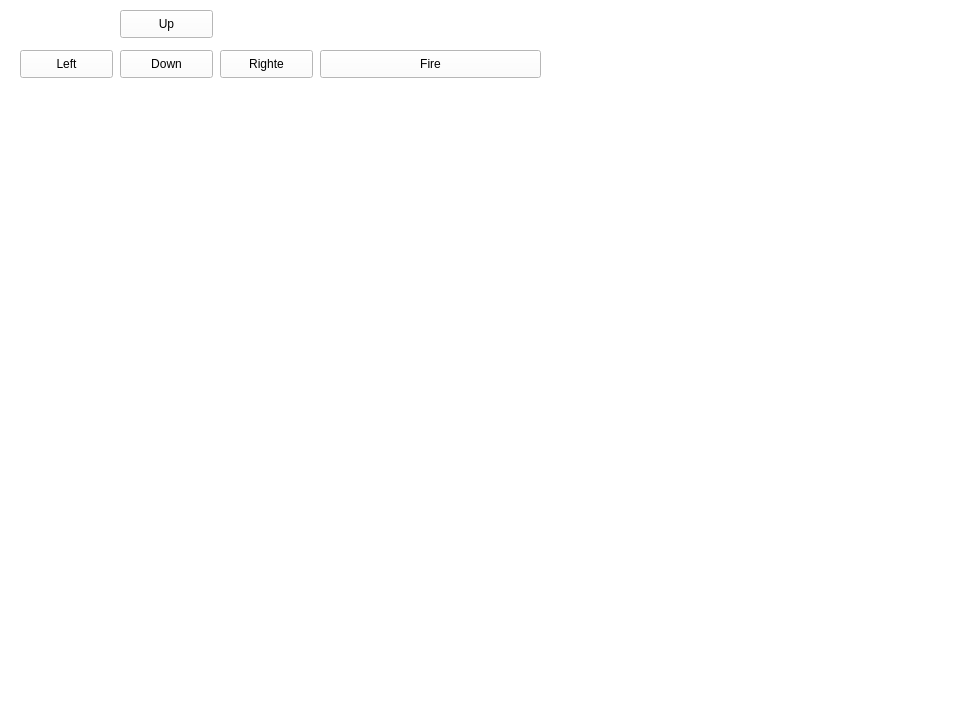
<?xml version="1.0" encoding="UTF-8"?>
<ui version="4.0">
 <class>Form</class>
 <widget class="QWidget" name="Form">
  <property name="geometry">
   <rect>
    <x>0</x>
    <y>0</y>
    <width>979</width>
    <height>725</height>
   </rect>
  </property>
  <property name="palette">
   <palette>
    <active>
     <colorrole role="WindowText">
      <brush brushstyle="SolidPattern">
       <color alpha="255">
        <red>0</red>
        <green>0</green>
        <blue>0</blue>
       </color>
      </brush>
     </colorrole>
     <colorrole role="Button">
      <brush brushstyle="SolidPattern">
       <color alpha="255">
        <red>255</red>
        <green>255</green>
        <blue>255</blue>
       </color>
      </brush>
     </colorrole>
     <colorrole role="Light">
      <brush brushstyle="SolidPattern">
       <color alpha="255">
        <red>255</red>
        <green>255</green>
        <blue>255</blue>
       </color>
      </brush>
     </colorrole>
     <colorrole role="Midlight">
      <brush brushstyle="SolidPattern">
       <color alpha="255">
        <red>255</red>
        <green>255</green>
        <blue>255</blue>
       </color>
      </brush>
     </colorrole>
     <colorrole role="Dark">
      <brush brushstyle="SolidPattern">
       <color alpha="255">
        <red>127</red>
        <green>127</green>
        <blue>127</blue>
       </color>
      </brush>
     </colorrole>
     <colorrole role="Mid">
      <brush brushstyle="SolidPattern">
       <color alpha="255">
        <red>170</red>
        <green>170</green>
        <blue>170</blue>
       </color>
      </brush>
     </colorrole>
     <colorrole role="Text">
      <brush brushstyle="SolidPattern">
       <color alpha="255">
        <red>0</red>
        <green>0</green>
        <blue>0</blue>
       </color>
      </brush>
     </colorrole>
     <colorrole role="BrightText">
      <brush brushstyle="SolidPattern">
       <color alpha="255">
        <red>255</red>
        <green>255</green>
        <blue>255</blue>
       </color>
      </brush>
     </colorrole>
     <colorrole role="ButtonText">
      <brush brushstyle="SolidPattern">
       <color alpha="255">
        <red>0</red>
        <green>0</green>
        <blue>0</blue>
       </color>
      </brush>
     </colorrole>
     <colorrole role="Base">
      <brush brushstyle="SolidPattern">
       <color alpha="255">
        <red>255</red>
        <green>255</green>
        <blue>255</blue>
       </color>
      </brush>
     </colorrole>
     <colorrole role="Window">
      <brush brushstyle="SolidPattern">
       <color alpha="255">
        <red>255</red>
        <green>255</green>
        <blue>255</blue>
       </color>
      </brush>
     </colorrole>
     <colorrole role="Shadow">
      <brush brushstyle="SolidPattern">
       <color alpha="255">
        <red>0</red>
        <green>0</green>
        <blue>0</blue>
       </color>
      </brush>
     </colorrole>
     <colorrole role="AlternateBase">
      <brush brushstyle="SolidPattern">
       <color alpha="255">
        <red>255</red>
        <green>255</green>
        <blue>255</blue>
       </color>
      </brush>
     </colorrole>
     <colorrole role="ToolTipBase">
      <brush brushstyle="SolidPattern">
       <color alpha="255">
        <red>255</red>
        <green>255</green>
        <blue>220</blue>
       </color>
      </brush>
     </colorrole>
     <colorrole role="ToolTipText">
      <brush brushstyle="SolidPattern">
       <color alpha="255">
        <red>0</red>
        <green>0</green>
        <blue>0</blue>
       </color>
      </brush>
     </colorrole>
     <colorrole role="PlaceholderText">
      <brush brushstyle="SolidPattern">
       <color alpha="128">
        <red>0</red>
        <green>0</green>
        <blue>0</blue>
       </color>
      </brush>
     </colorrole>
    </active>
    <inactive>
     <colorrole role="WindowText">
      <brush brushstyle="SolidPattern">
       <color alpha="255">
        <red>0</red>
        <green>0</green>
        <blue>0</blue>
       </color>
      </brush>
     </colorrole>
     <colorrole role="Button">
      <brush brushstyle="SolidPattern">
       <color alpha="255">
        <red>255</red>
        <green>255</green>
        <blue>255</blue>
       </color>
      </brush>
     </colorrole>
     <colorrole role="Light">
      <brush brushstyle="SolidPattern">
       <color alpha="255">
        <red>255</red>
        <green>255</green>
        <blue>255</blue>
       </color>
      </brush>
     </colorrole>
     <colorrole role="Midlight">
      <brush brushstyle="SolidPattern">
       <color alpha="255">
        <red>255</red>
        <green>255</green>
        <blue>255</blue>
       </color>
      </brush>
     </colorrole>
     <colorrole role="Dark">
      <brush brushstyle="SolidPattern">
       <color alpha="255">
        <red>127</red>
        <green>127</green>
        <blue>127</blue>
       </color>
      </brush>
     </colorrole>
     <colorrole role="Mid">
      <brush brushstyle="SolidPattern">
       <color alpha="255">
        <red>170</red>
        <green>170</green>
        <blue>170</blue>
       </color>
      </brush>
     </colorrole>
     <colorrole role="Text">
      <brush brushstyle="SolidPattern">
       <color alpha="255">
        <red>0</red>
        <green>0</green>
        <blue>0</blue>
       </color>
      </brush>
     </colorrole>
     <colorrole role="BrightText">
      <brush brushstyle="SolidPattern">
       <color alpha="255">
        <red>255</red>
        <green>255</green>
        <blue>255</blue>
       </color>
      </brush>
     </colorrole>
     <colorrole role="ButtonText">
      <brush brushstyle="SolidPattern">
       <color alpha="255">
        <red>0</red>
        <green>0</green>
        <blue>0</blue>
       </color>
      </brush>
     </colorrole>
     <colorrole role="Base">
      <brush brushstyle="SolidPattern">
       <color alpha="255">
        <red>255</red>
        <green>255</green>
        <blue>255</blue>
       </color>
      </brush>
     </colorrole>
     <colorrole role="Window">
      <brush brushstyle="SolidPattern">
       <color alpha="255">
        <red>255</red>
        <green>255</green>
        <blue>255</blue>
       </color>
      </brush>
     </colorrole>
     <colorrole role="Shadow">
      <brush brushstyle="SolidPattern">
       <color alpha="255">
        <red>0</red>
        <green>0</green>
        <blue>0</blue>
       </color>
      </brush>
     </colorrole>
     <colorrole role="AlternateBase">
      <brush brushstyle="SolidPattern">
       <color alpha="255">
        <red>255</red>
        <green>255</green>
        <blue>255</blue>
       </color>
      </brush>
     </colorrole>
     <colorrole role="ToolTipBase">
      <brush brushstyle="SolidPattern">
       <color alpha="255">
        <red>255</red>
        <green>255</green>
        <blue>220</blue>
       </color>
      </brush>
     </colorrole>
     <colorrole role="ToolTipText">
      <brush brushstyle="SolidPattern">
       <color alpha="255">
        <red>0</red>
        <green>0</green>
        <blue>0</blue>
       </color>
      </brush>
     </colorrole>
     <colorrole role="PlaceholderText">
      <brush brushstyle="SolidPattern">
       <color alpha="128">
        <red>0</red>
        <green>0</green>
        <blue>0</blue>
       </color>
      </brush>
     </colorrole>
    </inactive>
    <disabled>
     <colorrole role="WindowText">
      <brush brushstyle="SolidPattern">
       <color alpha="255">
        <red>127</red>
        <green>127</green>
        <blue>127</blue>
       </color>
      </brush>
     </colorrole>
     <colorrole role="Button">
      <brush brushstyle="SolidPattern">
       <color alpha="255">
        <red>255</red>
        <green>255</green>
        <blue>255</blue>
       </color>
      </brush>
     </colorrole>
     <colorrole role="Light">
      <brush brushstyle="SolidPattern">
       <color alpha="255">
        <red>255</red>
        <green>255</green>
        <blue>255</blue>
       </color>
      </brush>
     </colorrole>
     <colorrole role="Midlight">
      <brush brushstyle="SolidPattern">
       <color alpha="255">
        <red>255</red>
        <green>255</green>
        <blue>255</blue>
       </color>
      </brush>
     </colorrole>
     <colorrole role="Dark">
      <brush brushstyle="SolidPattern">
       <color alpha="255">
        <red>127</red>
        <green>127</green>
        <blue>127</blue>
       </color>
      </brush>
     </colorrole>
     <colorrole role="Mid">
      <brush brushstyle="SolidPattern">
       <color alpha="255">
        <red>170</red>
        <green>170</green>
        <blue>170</blue>
       </color>
      </brush>
     </colorrole>
     <colorrole role="Text">
      <brush brushstyle="SolidPattern">
       <color alpha="255">
        <red>127</red>
        <green>127</green>
        <blue>127</blue>
       </color>
      </brush>
     </colorrole>
     <colorrole role="BrightText">
      <brush brushstyle="SolidPattern">
       <color alpha="255">
        <red>255</red>
        <green>255</green>
        <blue>255</blue>
       </color>
      </brush>
     </colorrole>
     <colorrole role="ButtonText">
      <brush brushstyle="SolidPattern">
       <color alpha="255">
        <red>127</red>
        <green>127</green>
        <blue>127</blue>
       </color>
      </brush>
     </colorrole>
     <colorrole role="Base">
      <brush brushstyle="SolidPattern">
       <color alpha="255">
        <red>255</red>
        <green>255</green>
        <blue>255</blue>
       </color>
      </brush>
     </colorrole>
     <colorrole role="Window">
      <brush brushstyle="SolidPattern">
       <color alpha="255">
        <red>255</red>
        <green>255</green>
        <blue>255</blue>
       </color>
      </brush>
     </colorrole>
     <colorrole role="Shadow">
      <brush brushstyle="SolidPattern">
       <color alpha="255">
        <red>0</red>
        <green>0</green>
        <blue>0</blue>
       </color>
      </brush>
     </colorrole>
     <colorrole role="AlternateBase">
      <brush brushstyle="SolidPattern">
       <color alpha="255">
        <red>255</red>
        <green>255</green>
        <blue>255</blue>
       </color>
      </brush>
     </colorrole>
     <colorrole role="ToolTipBase">
      <brush brushstyle="SolidPattern">
       <color alpha="255">
        <red>255</red>
        <green>255</green>
        <blue>220</blue>
       </color>
      </brush>
     </colorrole>
     <colorrole role="ToolTipText">
      <brush brushstyle="SolidPattern">
       <color alpha="255">
        <red>0</red>
        <green>0</green>
        <blue>0</blue>
       </color>
      </brush>
     </colorrole>
     <colorrole role="PlaceholderText">
      <brush brushstyle="SolidPattern">
       <color alpha="128">
        <red>0</red>
        <green>0</green>
        <blue>0</blue>
       </color>
      </brush>
     </colorrole>
    </disabled>
   </palette>
  </property>
  <property name="windowTitle">
   <string>SX</string>
  </property>
  <widget class="QPushButton" name="pushButton">
   <property name="geometry">
    <rect>
     <x>20</x>
     <y>50</y>
     <width>93</width>
     <height>28</height>
    </rect>
   </property>
   <property name="text">
    <string>Left</string>
   </property>
  </widget>
  <widget class="QPushButton" name="pushButton_2">
   <property name="geometry">
    <rect>
     <x>120</x>
     <y>50</y>
     <width>93</width>
     <height>28</height>
    </rect>
   </property>
   <property name="text">
    <string>Down</string>
   </property>
  </widget>
  <widget class="QPushButton" name="pushButton_3">
   <property name="geometry">
    <rect>
     <x>220</x>
     <y>50</y>
     <width>93</width>
     <height>28</height>
    </rect>
   </property>
   <property name="text">
    <string>Righte</string>
   </property>
  </widget>
  <widget class="QPushButton" name="pushButton_4">
   <property name="geometry">
    <rect>
     <x>120</x>
     <y>10</y>
     <width>93</width>
     <height>28</height>
    </rect>
   </property>
   <property name="text">
    <string>Up</string>
   </property>
  </widget>
  <widget class="QPushButton" name="pushButton_5">
   <property name="geometry">
    <rect>
     <x>320</x>
     <y>50</y>
     <width>221</width>
     <height>28</height>
    </rect>
   </property>
   <property name="text">
    <string>Fire</string>
   </property>
  </widget>
  <widget class="QLabel" name="label">
   <property name="geometry">
    <rect>
     <x>10</x>
     <y>230</y>
     <width>71</width>
     <height>41</height>
    </rect>
   </property>
   <property name="text">
    <string/>
   </property>
   <property name="pixmap">
    <pixmap>xc.png</pixmap>
   </property>
   <property name="scaledContents">
    <bool>true</bool>
   </property>
  </widget>
 </widget>
 <resources/>
 <connections/>
</ui>
